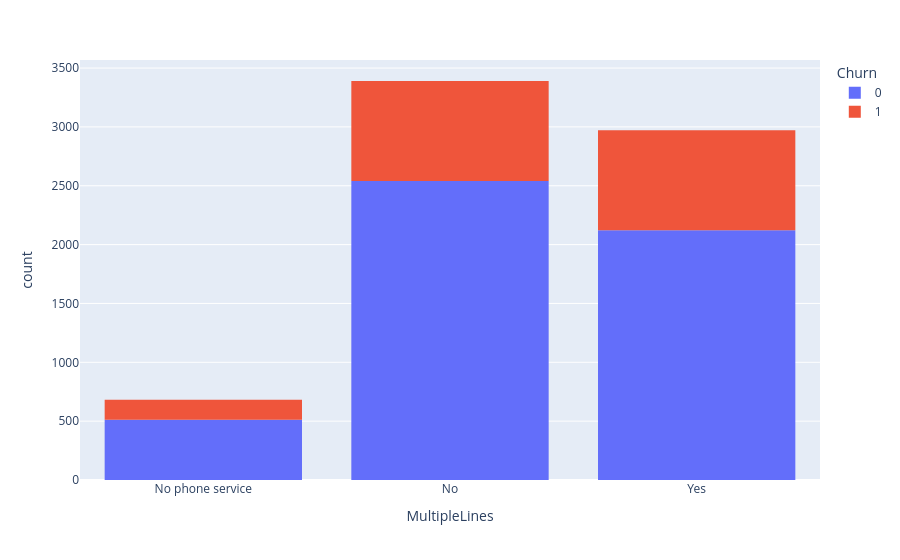

Notebook cell for this chart:
### Markdown cell above
By looking at the parameters like Tech support, Device Protection, Online Security and Online Backup, we can make a inference that people who are ditally not sound or who are not invested in other services CHURN more

### Code cell
#Multiple Lines has made no major difference
px.histogram(df, x="MultipleLines", color="Churn")

### Figure 1 — Plotly figure (JSON) as saved in the notebook; plotly's stock layout.template omitted (floating-point values rounded to 4 significant figures; data arrays with more than 128 entries replaced by an {"elided": "..."} marker saying what was removed)
{"data": [{"bingroup": "x", "hovertemplate": "Churn=0<br>MultipleLines=%{x}<br>count=%{y}<extra></extra>", "legendgroup": "0", "marker": {"color": "#636efa", "pattern": {"shape": ""}}, "name": "0", "orientation": "v", "showlegend": true, "type": "histogram", "x": {"elided": "5174 str values"}, "xaxis": "x", "yaxis": "y"}, {"bingroup": "x", "hovertemplate": "Churn=1<br>MultipleLines=%{x}<br>count=%{y}<extra></extra>", "legendgroup": "1", "marker": {"color": "#EF553B", "pattern": {"shape": ""}}, "name": "1", "orientation": "v", "showlegend": true, "type": "histogram", "x": {"elided": "1869 str values"}, "xaxis": "x", "yaxis": "y"}], "layout": {"barmode": "relative", "legend": {"title": {"text": "Churn"}, "tracegroupgap": 0}, "margin": {"t": 60}, "xaxis": {"anchor": "y", "domain": [0, 1], "title": {"text": "MultipleLines"}}, "yaxis": {"anchor": "x", "domain": [0, 1], "title": {"text": "count"}}}}
